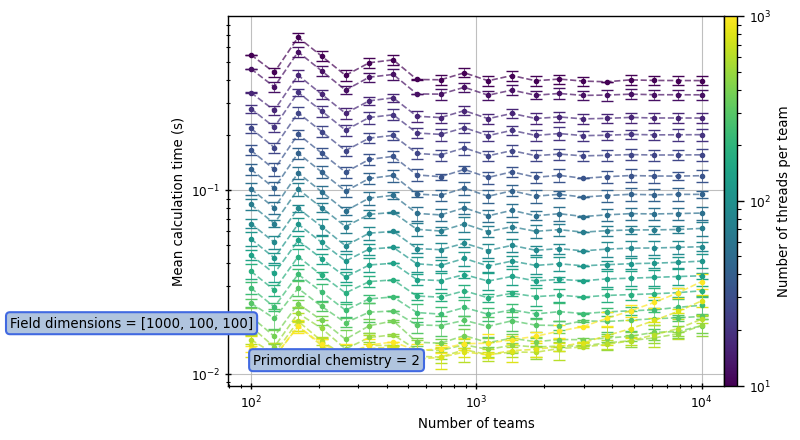

This figure's Python source:
import matplotlib.pyplot as plt
import matplotlib as mpl
import numpy as np


def worksharing_test(timings_data, savepath, field_dimensions, primordial_chemistry,
                     bbox_style = dict(boxstyle="round", fc="lightsteelblue",
                                       edgecolor="royalblue", linewidth=1.5)):
    
    data = timings_data.data.loc[(timings_data.data["Fields i dimension"] == field_dimensions[0]) &
                                 (timings_data.data["Fields j dimension"] == field_dimensions[1]) &
                                 (timings_data.data["Fields k dimension"] == field_dimensions[2]) &
                                 (timings_data.data["Primordial chemistry"] == primordial_chemistry) &
                                 (timings_data.data["Mode"] == "GPU")]
    
    nthreads_unique = sorted(data["Number of threads per team"].unique())
    min_threads = min(nthreads_unique)
    max_threads = max(nthreads_unique)
    
    cmap_norm     = mpl.colors.LogNorm(vmin=min_threads, vmax=max_threads)
    cmap_mappable = mpl.cm.ScalarMappable(norm=cmap_norm, cmap=mpl.cm.viridis)
    colours       = {nthread:cmap_mappable.to_rgba(nthread) for nthread in nthreads_unique}
    
    use_colourbar = False
    if len(nthreads_unique) > 5:
            use_colourbar = True
    
    fig, ax = plt.subplots()
    
    for nthreads in nthreads_unique:
        
        _data  = data.loc[data["Number of threads per team"] == nthreads]
    
        sort_filt = np.argsort(_data.loc[:, "Number of teams"].to_numpy())
        nteams = _data.loc[:, "Number of teams"].to_numpy()[sort_filt]
        timing = _data.loc[:, "Mean time (s)"].to_numpy()[sort_filt]
        stdev  = _data.loc[:, "Standard deviation (s)"].to_numpy()[sort_filt]
        
        my_label  = nthreads if not use_colourbar else None
        my_colour = colours[nthreads]
        
        _line = ax.errorbar(nteams, timing, yerr=stdev,
                    color=my_colour, label=my_label,
                    capsize=4., marker="o", markersize=3.,
                    linewidth=0, elinewidth=0.5)
        ax.plot(nteams, timing, marker=None, linestyle="dashed",
                alpha=0.7, color=my_colour)
    
    if use_colourbar:
        fig.subplots_adjust(right=0.9)
        cbar_ax = fig.add_axes([ax.get_position().x1, ax.get_position().y0,
                                0.02, ax.get_position().height])
        cbar = fig.colorbar(cmap_mappable, cax=cbar_ax)
        cbar.set_label("Number of threads per team")
    else:
        ax.legend(title="Number of threads per team", loc="upper right")
    
    ax.text(0.05, 0.05, f"Primordial chemistry = {primordial_chemistry}", transform=ax.transAxes,
            verticalalignment="bottom", horizontalalignment="left", bbox=bbox_style)
    ax.text(0.05, 0.15, f"Field dimensions = {field_dimensions}",
            transform=ax.transAxes, verticalalignment="bottom", horizontalalignment="right",
            bbox=bbox_style)
    
    ax.grid(alpha=0.8)
    ax.tick_params(axis="both", which="both", direction="inout")
    ax.set_xscale("log")
    ax.set_yscale("log")
    
    ax.set_xlabel("Number of teams")
    ax.set_ylabel("Mean calculation time (s)")
    
    fig.savefig(savepath, bbox_inches="tight")